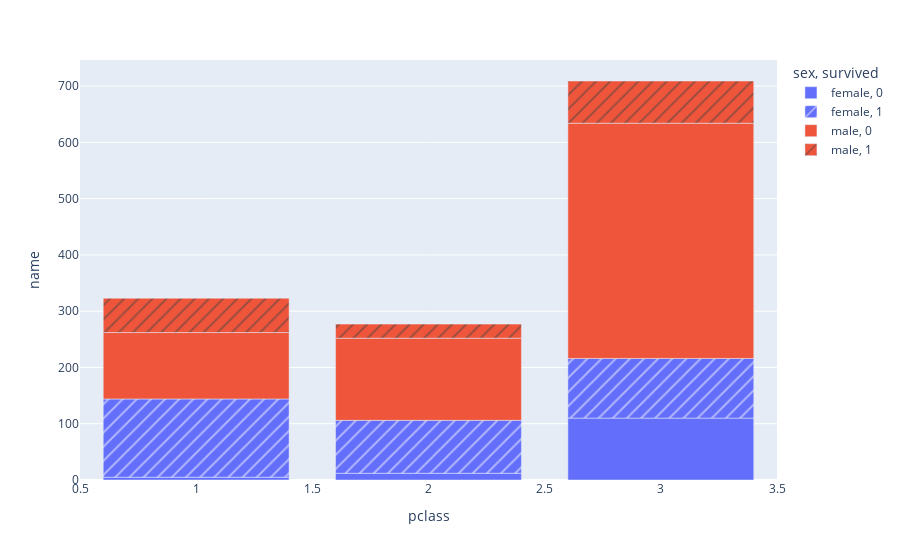

Notebook cell for this chart:
### Code cell
fig3 = px.bar(fig3_df, x="pclass", y="name", color="sex", pattern_shape="survived")
fig3

### Figure 1 — Plotly figure (JSON) as saved in the notebook; plotly's stock layout.template omitted (floating-point values rounded to 4 significant figures)
{"data": [{"alignmentgroup": "True", "hovertemplate": "sex=female<br>survived=0<br>pclass=%{x}<br>name=%{y}<extra></extra>", "legendgroup": "female, 0", "marker": {"color": "#636efa", "pattern": {"shape": ""}}, "name": "female, 0", "offsetgroup": "female, 0", "orientation": "v", "showlegend": true, "textposition": "auto", "type": "bar", "x": [1, 2, 3], "xaxis": "x", "y": [5, 12, 110], "yaxis": "y"}, {"alignmentgroup": "True", "hovertemplate": "sex=female<br>survived=1<br>pclass=%{x}<br>name=%{y}<extra></extra>", "legendgroup": "female, 1", "marker": {"color": "#636efa", "pattern": {"shape": "/"}}, "name": "female, 1", "offsetgroup": "female, 1", "orientation": "v", "showlegend": true, "textposition": "auto", "type": "bar", "x": [1, 2, 3], "xaxis": "x", "y": [139, 94, 106], "yaxis": "y"}, {"alignmentgroup": "True", "hovertemplate": "sex=male<br>survived=0<br>pclass=%{x}<br>name=%{y}<extra></extra>", "legendgroup": "male, 0", "marker": {"color": "#EF553B", "pattern": {"shape": ""}}, "name": "male, 0", "offsetgroup": "male, 0", "orientation": "v", "showlegend": true, "textposition": "auto", "type": "bar", "x": [1, 2, 3], "xaxis": "x", "y": [118, 146, 418], "yaxis": "y"}, {"alignmentgroup": "True", "hovertemplate": "sex=male<br>survived=1<br>pclass=%{x}<br>name=%{y}<extra></extra>", "legendgroup": "male, 1", "marker": {"color": "#EF553B", "pattern": {"shape": "/"}}, "name": "male, 1", "offsetgroup": "male, 1", "orientation": "v", "showlegend": true, "textposition": "auto", "type": "bar", "x": [1, 2, 3], "xaxis": "x", "y": [61, 25, 75], "yaxis": "y"}], "layout": {"barmode": "relative", "legend": {"title": {"text": "sex, survived"}, "tracegroupgap": 0}, "margin": {"t": 60}, "xaxis": {"anchor": "y", "domain": [0, 1], "title": {"text": "pclass"}}, "yaxis": {"anchor": "x", "domain": [0, 1], "title": {"text": "name"}}}}
